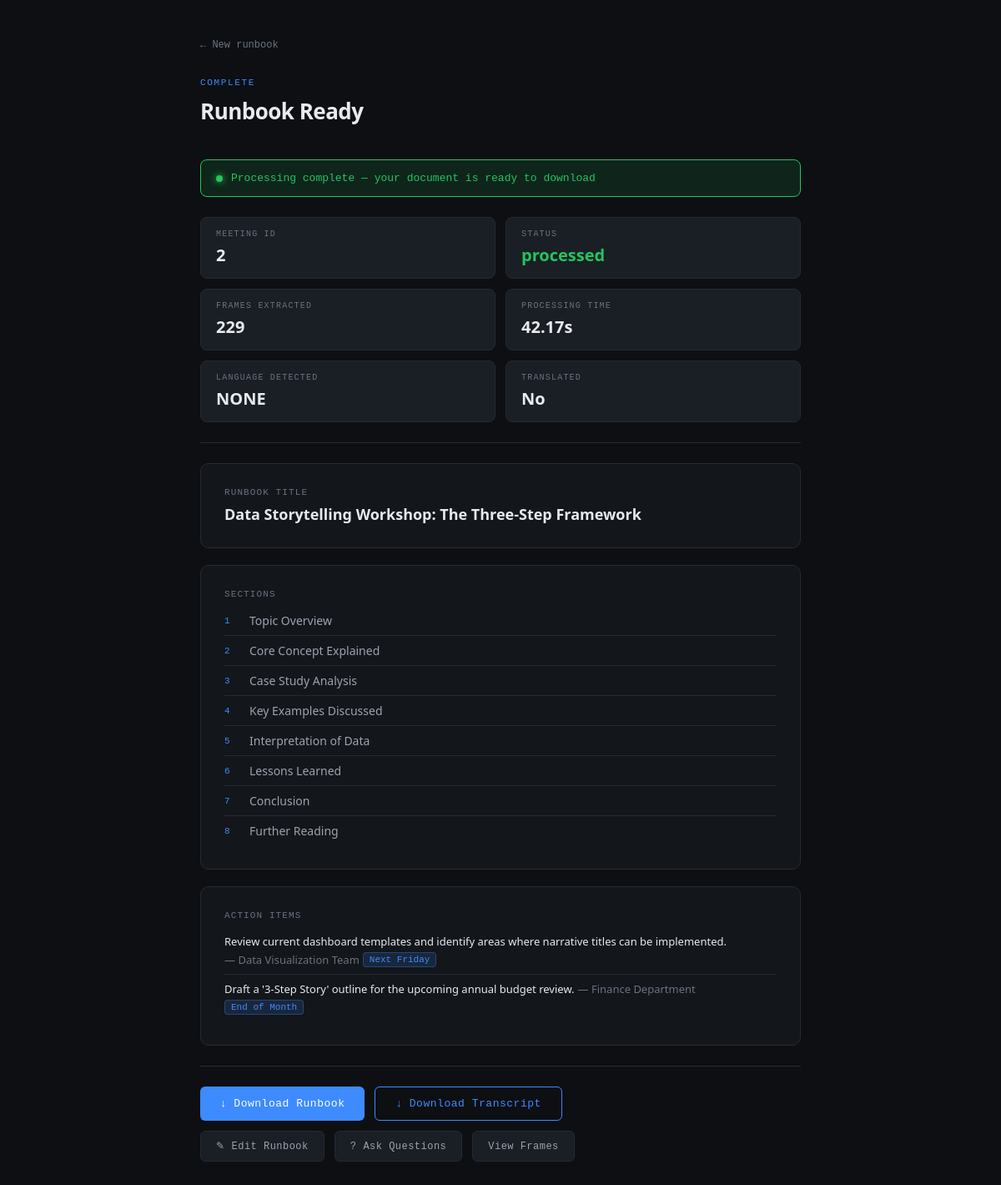
Page /success/2/ on the committed database.
### core/models.py (models this page shows)
class MeetingInput(models.Model):
    STATUS_CHOICES = [
        ('uploaded', 'Uploaded'),
        ('processing', 'Processing'),
        ('processed', 'Processed'),
        ('failed', 'Failed')
    ]
    video = models.FileField(upload_to="videos/")
    audio = models.FileField(upload_to="audios/", null=True, blank=True)
    pdf = models.FileField(upload_to="pdfs/", null=True, blank=True)
    text_input = models.TextField(null=True, blank=True)
    selected_frames = models.JSONField(null=True, blank=True)
    template_schema = models.JSONField(null=True, blank=True)
    transcript = models.TextField(null=True, blank=True)
    detected_language = models.CharField(max_length=10, null=True, blank=True)
    was_translated = models.BooleanField(default=False)
    status = models.CharField(max_length=20, choices=STATUS_CHOICES, default='uploaded')
    frame_count = models.IntegerField(default=0)
    processing_time = models.FloatField(default=0.0)  # seconds
    created_at = models.DateTimeField(auto_now_add=True)

### core/views.py (the view)
# urls.py: path('success/<int:meeting_id>/', success, name="success"),
def success(request, meeting_id):
    meeting = get_object_or_404(MeetingInput, id=meeting_id)
    runbook = get_object_or_404(Runbook, meeting=meeting)
    return render(request, "success.html", {
        "meeting": meeting,
        "runbook": runbook.content,
    })

### core/templates/success.html (shortened to what this page needs)
{% load static %}
<!doctype html>
<html lang="en">
  <head>
    <link rel="stylesheet" href="{% static 'style.css' %}" />
  </head>
  <body>
    <div class="container">
      <a href="/" class="back-link">← New runbook</a>
      <div class="page-header">
        <div class="label">Complete</div>
        <h1>Runbook Ready</h1>
      </div>
      <div class="status-banner">
        <div class="dot"></div>
        <span>Processing complete — your document is ready to download</span>
      </div>
      <div class="meta-grid">
        <div class="meta-item">
          <div class="key">Meeting ID</div>
          <div class="value">{{ meeting.id }}</div>
        </div>
        <div class="meta-item">
          <div class="key">Status</div>
          <div class="value success">{{ meeting.status }}</div>
        </div>
        <div class="meta-item">
          <div class="key">Frames extracted</div>
          <div class="value">{{ meeting.frame_count }}</div>
        </div>
        <div class="meta-item">
          <div class="key">Processing time</div>
          <div class="value">{{ meeting.processing_time }}s</div>
        </div>
        <div class="meta-item">
          <div class="key">Language detected</div>
          <div class="value">{{ meeting.detected_language|upper }}</div>
        </div>
        <div class="meta-item">
          <div class="key">Translated</div>
          <div class="value {% if meeting.was_translated %}success{% endif %}">
            {% if meeting.was_translated %}Yes &rarr; English{% else %}No{% endif %}
          </div>
        </div>
      </div>
      <hr class="divider" />
      {% if runbook.title %}
      <div class="card" style="margin-bottom: 20px">
        <div class="card-label">Runbook Title</div>
        <div style="font-size: 18px; font-weight: 600">{{ runbook.title }}</div>
      </div>
      {% endif %}
      {% if runbook.sections %}
      <div class="card" style="margin-bottom: 20px">
        <div class="card-label">Sections</div>
        {% for section in runbook.sections %}
        <div class="list-row">
          <span class="list-index">{{ forloop.counter }}</span>
          <span style="font-size: 14px; color: var(--text-dim)">{{ section.heading }}</span>
        </div>
        {% endfor %}
      </div>
      {% endif %}
      {% if runbook.action_items %}
      <div class="card" style="margin-bottom: 20px">
        <div class="card-label">Action Items</div>
        {% for item in runbook.action_items %}
        <div class="list-row" style="flex-wrap: wrap; gap: 4px">
          <span style="color: var(--text); font-size: 13px">{{ item.task }}</span>
          {% if item.owner %}<span style="color: var(--text-muted); font-size: 13px">— {{ item.owner }}</span>{% endif %}
          {% if item.deadline %}<span class="tag">{{ item.deadline }}</span>{% endif %}
        </div>
        {% endfor %}
      </div>
      {% endif %}
      <hr class="divider" />
      <div class="action-row">
        <a href="/media/runbook_{{ meeting.id }}.docx" class="btn">
          <span>↓</span><span>Download Runbook</span>
        </a>
        <a href="/transcript/{{ meeting.id }}/" class="btn btn-outline">
          <span>↓</span><span>Download Transcript</span>
        </a>
      </div>
      <div class="action-row" style="margin-top: 12px">
        <a href="/edit/{{ meeting.id }}/" class="btn btn-ghost">
          <span>✎</span><span>Edit Runbook</span>
        </a>
        <a href="/qa/{{ meeting.id }}/" class="btn btn-ghost">
          <span>?</span><span>Ask Questions</span>
        </a>
        <a href="/frames/{{ meeting.id }}/" class="btn btn-ghost">
          View Frames
        </a>
      </div>
    </div>
  </body>
</html>

### core/static/style.css (style rules this page uses)
:root { --bg: #0d0f12; --surface: #13161b; --surface-2: #1a1e25; --border: #252a33; --border-active: #3d8bff; --text: #e8eaed; --text-muted: #6b7280; --text-dim: #9ca3af; --accent: #3d8bff; --accent-glow: rgba(61, 139, 255, 0.15); --success: #22c55e; --success-glow: rgba(34, 197, 94, 0.12); --warning: #f59e0b; --error: #f87171; --mono: "Courier New", monospace; --sans: "Segoe UI", system-ui, sans-serif; }
* { box-sizing: border-box; margin: 0; padding: 0; }
body { font-family: var(--sans); background: var(--bg); color: var(--text); min-height: 100vh; padding: 40px 20px; }
.container { max-width: 720px; margin: 0 auto; }
.page-header { margin-bottom: 40px; }
.page-header .label { font-family: var(--mono); font-size: 11px; letter-spacing: 0.15em; text-transform: uppercase; color: var(--accent); margin-bottom: 10px; }
.page-header h1 { font-size: 26px; font-weight: 600; letter-spacing: -0.02em; color: var(--text); }
.card { background: var(--surface); border: 1px solid var(--border); border-radius: 10px; padding: 28px; margin-bottom: 20px; }
.card-label { font-family: var(--mono); font-size: 11px; letter-spacing: 0.1em; text-transform: uppercase; color: var(--text-muted); margin-bottom: 8px; }
.list-row { display: flex; align-items: center; gap: 10px; padding: 8px 0; border-bottom: 1px solid var(--border); }
.list-row:last-child { border-bottom: none; }
.list-index { font-family: var(--mono); font-size: 11px; color: var(--accent); min-width: 20px; }
.tag { font-family: var(--mono); font-size: 11px; color: var(--accent); background: var(--accent-glow); border: 1px solid rgba(61, 139, 255, 0.3); border-radius: 4px; padding: 2px 7px; }
.btn { display: inline-flex; align-items: center; gap: 8px; background: var(--accent); color: #fff; font-family: var(--mono); font-size: 13px; font-weight: 500; letter-spacing: 0.04em; padding: 12px 24px; border: none; border-radius: 6px; cursor: pointer; transition: background 0.15s, transform 0.1s, box-shadow 0.15s; text-decoration: none; }
.btn-outline { background: transparent; border: 1px solid var(--border-active); color: var(--accent); }
.btn-ghost { background: var(--surface-2); border: 1px solid var(--border); color: var(--text-dim); font-size: 12px; padding: 10px 18px; }
.meta-grid { display: grid; grid-template-columns: 1fr 1fr; gap: 12px; margin-bottom: 24px; }
.meta-item { background: var(--surface-2); border: 1px solid var(--border); border-radius: 8px; padding: 14px 18px; }
.meta-item .key { font-family: var(--mono); font-size: 10px; letter-spacing: 0.12em; text-transform: uppercase; color: var(--text-muted); margin-bottom: 6px; }
.meta-item .value { font-size: 20px; font-weight: 600; color: var(--text); }
.meta-item .value.success { color: var(--success); }
.status-banner { display: flex; align-items: center; gap: 10px; background: var(--success-glow); border: 1px solid var(--success); border-radius: 8px; padding: 14px 18px; margin-bottom: 24px; }
.status-banner .dot { width: 8px; height: 8px; background: var(--success); border-radius: 50%; box-shadow: 0 0 8px var(--success); flex-shrink: 0; }
.status-banner span { font-family: var(--mono); font-size: 13px; color: var(--success); }
.action-row { display: flex; gap: 12px; flex-wrap: wrap; margin-top: 8px; }
.divider { border: none; border-top: 1px solid var(--border); margin: 24px 0; }
.back-link { display: inline-flex; align-items: center; gap: 6px; font-family: var(--mono); font-size: 12px; color: var(--text-muted); text-decoration: none; margin-bottom: 32px; transition: color 0.15s; }

### rows in the picture
MeetingInput: id "2", status "processed", frame_count "229", processing_time "42.17", detected_language "NONE"

### other values in the picture
{{ runbook.title }} "Data Storytelling Workshop: The Three-Step Framework"
{{ section.heading }} "Topic Overview" "Core Concept Explained" "Case Study Analysis" "Key Examples Discussed" "Interpretation of Data" "Lessons Learned" "Conclusion" "Further Reading"
{{ item.task }} "Review current dashboard templates and identify areas where narrative titles can be implemented." "Draft a '3-Step Story' outline for the upcoming annual budget review."
{{ item.owner }} "Data Visualization Team" "Finance Department"
{{ item.deadline }} "Next Friday" "End of Month"
